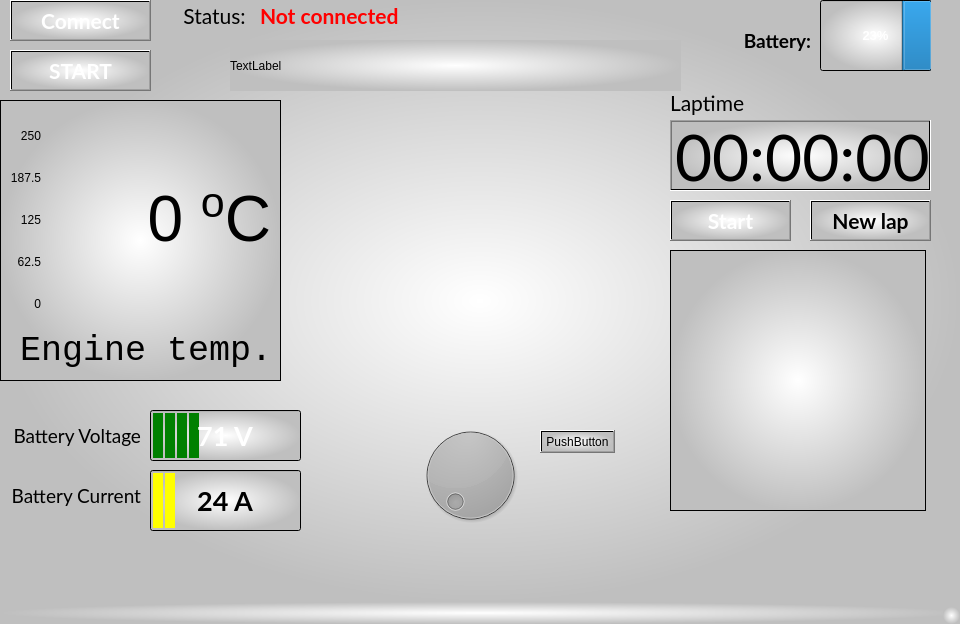
<?xml version="1.0" encoding="UTF-8"?>
<ui version="4.0">
 <class>MainWindow</class>
 <widget class="QMainWindow" name="MainWindow">
  <property name="geometry">
   <rect>
    <x>0</x>
    <y>0</y>
    <width>960</width>
    <height>624</height>
   </rect>
  </property>
  <property name="windowTitle">
   <string>MainWindow</string>
  </property>
  <property name="styleSheet">
   <string notr="true">background-color: qradialgradient(spread:pad, cx:0.5, cy:0.5, radius:0.5, fx:0.5, fy:0.5, stop:0 rgba(255, 255, 255, 255), stop:1 rgba(191, 191, 191, 255))</string>
  </property>
  <widget class="QWidget" name="centralwidget">
   <property name="styleSheet">
    <string notr="true">b</string>
   </property>
   <widget class="QWidget" name="rpm_widget" native="true">
    <property name="geometry">
     <rect>
      <x>330</x>
      <y>100</y>
      <width>301</width>
      <height>301</height>
     </rect>
    </property>
    <property name="styleSheet">
     <string notr="true">background-color: none;</string>
    </property>
   </widget>
   <widget class="QProgressBar" name="progressBar">
    <property name="geometry">
     <rect>
      <x>820</x>
      <y>0</y>
      <width>111</width>
      <height>71</height>
     </rect>
    </property>
    <property name="font">
     <font>
      <pointsize>10</pointsize>
      <weight>75</weight>
      <bold>true</bold>
     </font>
    </property>
    <property name="styleSheet">
     <string notr="true"/>
    </property>
    <property name="maximum">
     <number>255</number>
    </property>
    <property name="value">
     <number>60</number>
    </property>
    <property name="alignment">
     <set>Qt::AlignRight|Qt::AlignTrailing|Qt::AlignVCenter</set>
    </property>
    <property name="textVisible">
     <bool>true</bool>
    </property>
    <property name="orientation">
     <enum>Qt::Horizontal</enum>
    </property>
    <property name="invertedAppearance">
     <bool>true</bool>
    </property>
    <property name="textDirection">
     <enum>QProgressBar::TopToBottom</enum>
    </property>
   </widget>
   <widget class="QLabel" name="label_23">
    <property name="geometry">
     <rect>
      <x>720</x>
      <y>20</y>
      <width>91</width>
      <height>41</height>
     </rect>
    </property>
    <property name="font">
     <font>
      <family>Lato</family>
      <pointsize>14</pointsize>
      <weight>75</weight>
      <bold>true</bold>
     </font>
    </property>
    <property name="styleSheet">
     <string notr="true">background:none;</string>
    </property>
    <property name="text">
     <string>Battery:</string>
    </property>
    <property name="alignment">
     <set>Qt::AlignRight|Qt::AlignTrailing|Qt::AlignVCenter</set>
    </property>
   </widget>
   <widget class="QPushButton" name="btnStart">
    <property name="geometry">
     <rect>
      <x>10</x>
      <y>50</y>
      <width>141</width>
      <height>41</height>
     </rect>
    </property>
    <property name="font">
     <font>
      <family>Lato</family>
      <pointsize>16</pointsize>
      <weight>75</weight>
      <bold>true</bold>
     </font>
    </property>
    <property name="styleSheet">
     <string notr="true">background-color: qconicalgradient(cx:0.5, cy:0.5, angle:0, stop:0.113636 rgba(185, 173, 80, 255), stop:0.16 rgba(136, 106, 22, 255), stop:0.225 rgba(166, 140, 41, 255), stop:0.285 rgba(204, 181, 74, 255), stop:0.482955 rgba(245, 236, 112, 255), stop:0.579545 rgba(187, 156, 51, 255), stop:0.635 rgba(168, 142, 42, 255), stop:0.695 rgba(202, 174, 68, 255), stop:0.75 rgba(218, 202, 86, 255), stop:0.815 rgba(208, 187, 73, 255), stop:0.886364 rgba(137, 108, 26, 255), stop:0.971591 rgba(187, 156, 51, 255), stop:1 rgba(209, 190, 76, 255));
color: rgb(255, 255, 255);</string>
    </property>
    <property name="text">
     <string>START</string>
    </property>
   </widget>
   <widget class="QLabel" name="label_24">
    <property name="geometry">
     <rect>
      <x>670</x>
      <y>90</y>
      <width>231</width>
      <height>31</height>
     </rect>
    </property>
    <property name="font">
     <font>
      <family>Lato</family>
      <pointsize>16</pointsize>
     </font>
    </property>
    <property name="styleSheet">
     <string notr="true">background:none;</string>
    </property>
    <property name="text">
     <string>Laptime</string>
    </property>
    <property name="alignment">
     <set>Qt::AlignLeading|Qt::AlignLeft|Qt::AlignTop</set>
    </property>
   </widget>
   <widget class="QTimeEdit" name="timeEdit">
    <property name="geometry">
     <rect>
      <x>670</x>
      <y>120</y>
      <width>261</width>
      <height>71</height>
     </rect>
    </property>
    <property name="font">
     <font>
      <family>Lato</family>
      <pointsize>48</pointsize>
     </font>
    </property>
    <property name="styleSheet">
     <string notr="true"/>
    </property>
    <property name="alignment">
     <set>Qt::AlignCenter</set>
    </property>
    <property name="buttonSymbols">
     <enum>QAbstractSpinBox::NoButtons</enum>
    </property>
    <property name="accelerated">
     <bool>false</bool>
    </property>
    <property name="keyboardTracking">
     <bool>false</bool>
    </property>
    <property name="time">
     <time>
      <hour>0</hour>
      <minute>0</minute>
      <second>0</second>
     </time>
    </property>
    <property name="maximumDateTime">
     <datetime>
      <hour>23</hour>
      <minute>59</minute>
      <second>59</second>
      <year>2000</year>
      <month>1</month>
      <day>1</day>
     </datetime>
    </property>
    <property name="currentSection">
     <enum>QDateTimeEdit::HourSection</enum>
    </property>
    <property name="displayFormat">
     <string>HH:mm:ss</string>
    </property>
   </widget>
   <widget class="QPushButton" name="btnStopwatch">
    <property name="geometry">
     <rect>
      <x>670</x>
      <y>200</y>
      <width>121</width>
      <height>41</height>
     </rect>
    </property>
    <property name="font">
     <font>
      <family>Lato</family>
      <pointsize>16</pointsize>
      <weight>75</weight>
      <bold>true</bold>
     </font>
    </property>
    <property name="styleSheet">
     <string notr="true">background-color: qconicalgradient(cx:0.5, cy:0.5, angle:0, stop:0.113636 rgba(185, 173, 80, 255), stop:0.16 rgba(136, 106, 22, 255), stop:0.225 rgba(166, 140, 41, 255), stop:0.285 rgba(204, 181, 74, 255), stop:0.482955 rgba(245, 236, 112, 255), stop:0.579545 rgba(187, 156, 51, 255), stop:0.635 rgba(168, 142, 42, 255), stop:0.695 rgba(202, 174, 68, 255), stop:0.75 rgba(218, 202, 86, 255), stop:0.815 rgba(208, 187, 73, 255), stop:0.886364 rgba(137, 108, 26, 255), stop:0.971591 rgba(187, 156, 51, 255), stop:1 rgba(209, 190, 76, 255));
color: rgb(255, 255, 255);</string>
    </property>
    <property name="text">
     <string>Start</string>
    </property>
   </widget>
   <widget class="QPushButton" name="btnNewLap">
    <property name="geometry">
     <rect>
      <x>810</x>
      <y>200</y>
      <width>121</width>
      <height>41</height>
     </rect>
    </property>
    <property name="font">
     <font>
      <family>Lato</family>
      <pointsize>16</pointsize>
      <weight>75</weight>
      <bold>true</bold>
     </font>
    </property>
    <property name="text">
     <string>New lap</string>
    </property>
   </widget>
   <widget class="QListView" name="listView">
    <property name="geometry">
     <rect>
      <x>670</x>
      <y>250</y>
      <width>256</width>
      <height>261</height>
     </rect>
    </property>
   </widget>
   <widget class="QProgressBar" name="voltageBar">
    <property name="geometry">
     <rect>
      <x>150</x>
      <y>410</y>
      <width>151</width>
      <height>51</height>
     </rect>
    </property>
    <property name="font">
     <font>
      <family>Lato</family>
      <pointsize>20</pointsize>
      <weight>75</weight>
      <bold>true</bold>
      <underline>false</underline>
     </font>
    </property>
    <property name="styleSheet">
     <string notr="true">QProgressBar::chunk { background: green; margin:0.5px; width: 10px;}
QProgressBar {color: white; padding: 2px;}</string>
    </property>
    <property name="maximum">
     <number>255</number>
    </property>
    <property name="value">
     <number>71</number>
    </property>
    <property name="alignment">
     <set>Qt::AlignCenter</set>
    </property>
    <property name="format">
     <string>%v V</string>
    </property>
   </widget>
   <widget class="QLabel" name="label_25">
    <property name="geometry">
     <rect>
      <x>10</x>
      <y>410</y>
      <width>131</width>
      <height>51</height>
     </rect>
    </property>
    <property name="font">
     <font>
      <family>Lato</family>
      <pointsize>14</pointsize>
     </font>
    </property>
    <property name="styleSheet">
     <string notr="true">background: none;</string>
    </property>
    <property name="text">
     <string>Battery Voltage</string>
    </property>
    <property name="alignment">
     <set>Qt::AlignRight|Qt::AlignTrailing|Qt::AlignVCenter</set>
    </property>
   </widget>
   <widget class="QFrame" name="frame">
    <property name="geometry">
     <rect>
      <x>0</x>
      <y>100</y>
      <width>281</width>
      <height>281</height>
     </rect>
    </property>
    <property name="frameShape">
     <enum>QFrame::StyledPanel</enum>
    </property>
    <property name="frameShadow">
     <enum>QFrame::Raised</enum>
    </property>
    <widget class="QLabel" name="tempNumber">
     <property name="geometry">
      <rect>
       <x>90</x>
       <y>20</y>
       <width>181</width>
       <height>201</height>
      </rect>
     </property>
     <property name="font">
      <font>
       <pointsize>48</pointsize>
      </font>
     </property>
     <property name="layoutDirection">
      <enum>Qt::LeftToRight</enum>
     </property>
     <property name="styleSheet">
      <string notr="true">background: none;</string>
     </property>
     <property name="text">
      <string>&lt;html&gt;&lt;head/&gt;&lt;body&gt;&lt;p&gt;0 &lt;span style=&quot; vertical-align:super;&quot;&gt;o&lt;/span&gt;C&lt;/p&gt;&lt;/body&gt;&lt;/html&gt;</string>
     </property>
     <property name="alignment">
      <set>Qt::AlignRight|Qt::AlignTrailing|Qt::AlignVCenter</set>
     </property>
    </widget>
    <widget class="QLabel" name="label_21">
     <property name="geometry">
      <rect>
       <x>20</x>
       <y>210</y>
       <width>251</width>
       <height>81</height>
      </rect>
     </property>
     <property name="font">
      <font>
       <family>Lucida Console</family>
       <pointsize>26</pointsize>
      </font>
     </property>
     <property name="styleSheet">
      <string notr="true">background-color: none;</string>
     </property>
     <property name="text">
      <string>Engine temp.</string>
     </property>
    </widget>
    <widget class="QLabel" name="label_20">
     <property name="geometry">
      <rect>
       <x>10</x>
       <y>20</y>
       <width>31</width>
       <height>201</height>
      </rect>
     </property>
     <property name="autoFillBackground">
      <bool>false</bool>
     </property>
     <property name="styleSheet">
      <string notr="true">background: none;</string>
     </property>
     <property name="text">
      <string>&lt;html&gt;&lt;head/&gt;&lt;body&gt;&lt;p&gt;&lt;span style=&quot; font-size:9pt;&quot;&gt;250&lt;br/&gt;&lt;br/&gt;&lt;br/&gt;187.5&lt;br/&gt;&lt;br/&gt;&lt;br/&gt;125&lt;br/&gt;&lt;br/&gt;&lt;br/&gt;62.5&lt;br/&gt;&lt;br/&gt;&lt;br/&gt;0&lt;/span&gt;&lt;/p&gt;&lt;/body&gt;&lt;/html&gt;</string>
     </property>
     <property name="alignment">
      <set>Qt::AlignRight|Qt::AlignTrailing|Qt::AlignVCenter</set>
     </property>
    </widget>
    <widget class="QGraphicsView" name="tempBar">
     <property name="geometry">
      <rect>
       <x>50</x>
       <y>10</y>
       <width>41</width>
       <height>201</height>
      </rect>
     </property>
     <property name="styleSheet">
      <string notr="true">background: transparent;</string>
     </property>
    </widget>
   </widget>
   <widget class="QProgressBar" name="currentBar">
    <property name="geometry">
     <rect>
      <x>150</x>
      <y>470</y>
      <width>151</width>
      <height>61</height>
     </rect>
    </property>
    <property name="font">
     <font>
      <family>Lato</family>
      <pointsize>20</pointsize>
      <weight>75</weight>
      <bold>true</bold>
     </font>
    </property>
    <property name="styleSheet">
     <string notr="true">QProgressBar::chunk { background: yellow; margin:0.5px; width: 10px;}
QProgressBar {color:black; padding: 2px;}</string>
    </property>
    <property name="maximum">
     <number>255</number>
    </property>
    <property name="value">
     <number>24</number>
    </property>
    <property name="alignment">
     <set>Qt::AlignCenter</set>
    </property>
    <property name="format">
     <string>%v A</string>
    </property>
   </widget>
   <widget class="QLabel" name="label_26">
    <property name="geometry">
     <rect>
      <x>10</x>
      <y>470</y>
      <width>131</width>
      <height>51</height>
     </rect>
    </property>
    <property name="font">
     <font>
      <family>Lato</family>
      <pointsize>14</pointsize>
     </font>
    </property>
    <property name="styleSheet">
     <string notr="true">background: none;</string>
    </property>
    <property name="text">
     <string>Battery Current</string>
    </property>
    <property name="alignment">
     <set>Qt::AlignRight|Qt::AlignTrailing|Qt::AlignVCenter</set>
    </property>
   </widget>
   <widget class="QPushButton" name="btnConnect">
    <property name="geometry">
     <rect>
      <x>10</x>
      <y>0</y>
      <width>141</width>
      <height>41</height>
     </rect>
    </property>
    <property name="font">
     <font>
      <family>Lato</family>
      <pointsize>16</pointsize>
      <weight>75</weight>
      <bold>true</bold>
     </font>
    </property>
    <property name="styleSheet">
     <string notr="true">background-color: qconicalgradient(cx:0.5, cy:0.5, angle:0, stop:0.113636 rgba(185, 173, 80, 255), stop:0.16 rgba(136, 106, 22, 255), stop:0.225 rgba(166, 140, 41, 255), stop:0.285 rgba(204, 181, 74, 255), stop:0.482955 rgba(245, 236, 112, 255), stop:0.579545 rgba(187, 156, 51, 255), stop:0.635 rgba(168, 142, 42, 255), stop:0.695 rgba(202, 174, 68, 255), stop:0.75 rgba(218, 202, 86, 255), stop:0.815 rgba(208, 187, 73, 255), stop:0.886364 rgba(137, 108, 26, 255), stop:0.971591 rgba(187, 156, 51, 255), stop:1 rgba(209, 190, 76, 255));
color: rgb(255, 255, 255);</string>
    </property>
    <property name="text">
     <string>Connect</string>
    </property>
   </widget>
   <widget class="QLabel" name="label_27">
    <property name="geometry">
     <rect>
      <x>170</x>
      <y>0</y>
      <width>81</width>
      <height>31</height>
     </rect>
    </property>
    <property name="font">
     <font>
      <family>Lato</family>
      <pointsize>16</pointsize>
     </font>
    </property>
    <property name="styleSheet">
     <string notr="true">background: none;</string>
    </property>
    <property name="text">
     <string>Status: </string>
    </property>
    <property name="alignment">
     <set>Qt::AlignRight|Qt::AlignTrailing|Qt::AlignVCenter</set>
    </property>
   </widget>
   <widget class="QLabel" name="labelStatus">
    <property name="geometry">
     <rect>
      <x>260</x>
      <y>0</y>
      <width>141</width>
      <height>31</height>
     </rect>
    </property>
    <property name="font">
     <font>
      <family>Lato</family>
      <pointsize>16</pointsize>
      <weight>75</weight>
      <bold>true</bold>
     </font>
    </property>
    <property name="styleSheet">
     <string notr="true">background: none;
color: rgb(255, 0, 0);</string>
    </property>
    <property name="text">
     <string>Not connected</string>
    </property>
   </widget>
   <widget class="QLabel" name="framesLabel">
    <property name="geometry">
     <rect>
      <x>230</x>
      <y>40</y>
      <width>451</width>
      <height>51</height>
     </rect>
    </property>
    <property name="text">
     <string>TextLabel</string>
    </property>
   </widget>
   <widget class="QDial" name="dial">
    <property name="geometry">
     <rect>
      <x>380</x>
      <y>420</y>
      <width>181</width>
      <height>111</height>
     </rect>
    </property>
    <property name="maximum">
     <number>255</number>
    </property>
    <property name="singleStep">
     <number>1</number>
    </property>
   </widget>
   <widget class="QPushButton" name="pushButton">
    <property name="geometry">
     <rect>
      <x>540</x>
      <y>430</y>
      <width>75</width>
      <height>23</height>
     </rect>
    </property>
    <property name="text">
     <string>PushButton</string>
    </property>
   </widget>
   <zorder>frame</zorder>
   <zorder>rpm_widget</zorder>
   <zorder>progressBar</zorder>
   <zorder>label_23</zorder>
   <zorder>btnStart</zorder>
   <zorder>label_24</zorder>
   <zorder>timeEdit</zorder>
   <zorder>btnStopwatch</zorder>
   <zorder>btnNewLap</zorder>
   <zorder>listView</zorder>
   <zorder>voltageBar</zorder>
   <zorder>label_25</zorder>
   <zorder>currentBar</zorder>
   <zorder>label_26</zorder>
   <zorder>btnConnect</zorder>
   <zorder>label_27</zorder>
   <zorder>labelStatus</zorder>
   <zorder>framesLabel</zorder>
   <zorder>dial</zorder>
   <zorder>pushButton</zorder>
  </widget>
  <widget class="QMenuBar" name="menubar">
   <property name="geometry">
    <rect>
     <x>0</x>
     <y>0</y>
     <width>960</width>
     <height>27</height>
    </rect>
   </property>
  </widget>
  <widget class="QStatusBar" name="statusbar"/>
 </widget>
 <resources/>
 <connections/>
</ui>
